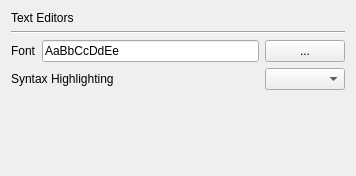
<?xml version="1.0" encoding="UTF-8"?>
<ui version="4.0">
 <class>PrefPageTextEditor</class>
 <widget class="QWidget" name="PrefPageTextEditor">
  <property name="geometry">
   <rect>
    <x>0</x>
    <y>0</y>
    <width>356</width>
    <height>176</height>
   </rect>
  </property>
  <property name="windowTitle">
   <string>Form</string>
  </property>
  <layout class="QGridLayout" name="gridLayout">
   <item row="0" column="0" colspan="3">
    <widget class="QLabel" name="label_46">
     <property name="text">
      <string>Text Editors</string>
     </property>
    </widget>
   </item>
   <item row="1" column="0" colspan="3">
    <widget class="Line" name="line_11">
     <property name="orientation">
      <enum>Qt::Horizontal</enum>
     </property>
    </widget>
   </item>
   <item row="2" column="0">
    <widget class="QLabel" name="label_2">
     <property name="text">
      <string>Font</string>
     </property>
    </widget>
   </item>
   <item row="2" column="1">
    <widget class="QLineEdit" name="lineEditEditorFont">
     <property name="toolTip">
      <string>&lt;html&gt;&lt;head/&gt;&lt;body&gt;&lt;p&gt;Select the font used for all text editors&lt;/p&gt;&lt;/body&gt;&lt;/html&gt;</string>
     </property>
     <property name="text">
      <string>AaBbCcDdEe</string>
     </property>
     <property name="readOnly">
      <bool>true</bool>
     </property>
    </widget>
   </item>
   <item row="2" column="2">
    <widget class="QPushButton" name="pushButtonEditorFont">
     <property name="toolTip">
      <string>&lt;html&gt;&lt;head/&gt;&lt;body&gt;&lt;p&gt;Opens a font dialog to select the editor font&lt;/p&gt;&lt;/body&gt;&lt;/html&gt;</string>
     </property>
     <property name="text">
      <string>...</string>
     </property>
    </widget>
   </item>
   <item row="4" column="1">
    <spacer name="verticalSpacer_5">
     <property name="orientation">
      <enum>Qt::Vertical</enum>
     </property>
     <property name="sizeHint" stdset="0">
      <size>
       <width>20</width>
       <height>96</height>
      </size>
     </property>
    </spacer>
   </item>
   <item row="3" column="0" colspan="2">
    <widget class="QLabel" name="label">
     <property name="text">
      <string>Syntax Highlighting</string>
     </property>
    </widget>
   </item>
   <item row="3" column="2">
    <widget class="QComboBox" name="comboBoxSyntaxHighlighting"/>
   </item>
  </layout>
 </widget>
 <resources/>
 <connections/>
</ui>
